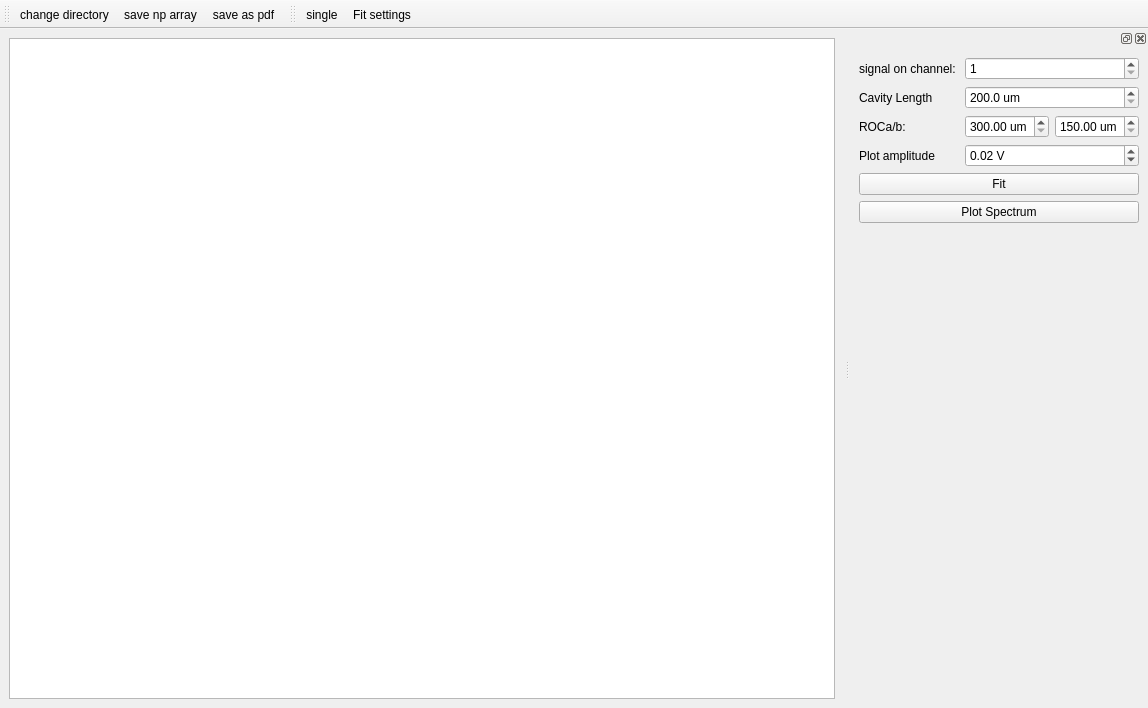
<?xml version="1.0" encoding="UTF-8"?>
<ui version="4.0">
 <class>FinesseMeasurement</class>
 <widget class="QMainWindow" name="FinesseMeasurement">
  <property name="geometry">
   <rect>
    <x>0</x>
    <y>0</y>
    <width>1148</width>
    <height>708</height>
   </rect>
  </property>
  <property name="minimumSize">
   <size>
    <width>40</width>
    <height>0</height>
   </size>
  </property>
  <property name="windowTitle">
   <string>viewcav Finesse Measurement</string>
  </property>
  <property name="layoutDirection">
   <enum>Qt::LeftToRight</enum>
  </property>
  <widget class="QWidget" name="centralwidget">
   <layout class="QVBoxLayout" name="verticalLayout">
    <item>
     <widget class="PlotWidget" name="trace_PlotWidget"/>
    </item>
   </layout>
  </widget>
  <widget class="QToolBar" name="analysis_ToolBar">
   <property name="windowTitle">
    <string>SaveOpenToolbar</string>
   </property>
   <property name="layoutDirection">
    <enum>Qt::LeftToRight</enum>
   </property>
   <property name="iconSize">
    <size>
     <width>30</width>
     <height>24</height>
    </size>
   </property>
   <property name="toolButtonStyle">
    <enum>Qt::ToolButtonTextUnderIcon</enum>
   </property>
   <attribute name="toolBarArea">
    <enum>TopToolBarArea</enum>
   </attribute>
   <attribute name="toolBarBreak">
    <bool>false</bool>
   </attribute>
   <addaction name="action_open"/>
   <addaction name="action_save"/>
   <addaction name="action_save_as_pdf"/>
  </widget>
  <widget class="QToolBar" name="control_ToolBar">
   <property name="windowTitle">
    <string>Fits Control Bar</string>
   </property>
   <property name="iconSize">
    <size>
     <width>30</width>
     <height>24</height>
    </size>
   </property>
   <property name="toolButtonStyle">
    <enum>Qt::ToolButtonTextUnderIcon</enum>
   </property>
   <attribute name="toolBarArea">
    <enum>TopToolBarArea</enum>
   </attribute>
   <attribute name="toolBarBreak">
    <bool>false</bool>
   </attribute>
   <addaction name="action_single"/>
   <addaction name="actionFit_settings"/>
  </widget>
  <widget class="QDockWidget" name="dockWidget">
   <attribute name="dockWidgetArea">
    <number>2</number>
   </attribute>
   <widget class="QWidget" name="dockWidgetContents">
    <layout class="QFormLayout" name="formLayout">
     <item row="0" column="0">
      <widget class="QLabel" name="label_9">
       <property name="text">
        <string>signal on channel: </string>
       </property>
      </widget>
     </item>
     <item row="0" column="1">
      <widget class="QSpinBox" name="channel_spinBox">
       <property name="minimum">
        <number>1</number>
       </property>
       <property name="maximum">
        <number>4</number>
       </property>
       <property name="value">
        <number>1</number>
       </property>
      </widget>
     </item>
     <item row="1" column="0">
      <widget class="QLabel" name="label">
       <property name="text">
        <string>Cavity Length</string>
       </property>
      </widget>
     </item>
     <item row="2" column="0">
      <widget class="QLabel" name="label_2">
       <property name="text">
        <string>ROCa/b:</string>
       </property>
      </widget>
     </item>
     <item row="2" column="1">
      <layout class="QHBoxLayout" name="horizontalLayout">
       <item>
        <widget class="QDoubleSpinBox" name="ROCa_doubleSpinBox">
         <property name="suffix">
          <string> um</string>
         </property>
         <property name="minimum">
          <double>300.000000000000000</double>
         </property>
         <property name="maximum">
          <double>600.000000000000000</double>
         </property>
         <property name="singleStep">
          <double>0.100000000000000</double>
         </property>
        </widget>
       </item>
       <item>
        <widget class="QDoubleSpinBox" name="ROCb_doubleSpinBox">
         <property name="prefix">
          <string/>
         </property>
         <property name="suffix">
          <string> um</string>
         </property>
         <property name="minimum">
          <double>150.000000000000000</double>
         </property>
         <property name="maximum">
          <double>350.000000000000000</double>
         </property>
         <property name="singleStep">
          <double>0.100000000000000</double>
         </property>
        </widget>
       </item>
      </layout>
     </item>
     <item row="5" column="0" colspan="2">
      <widget class="QPushButton" name="PlotSpectrum_PushButton">
       <property name="minimumSize">
        <size>
         <width>20</width>
         <height>0</height>
        </size>
       </property>
       <property name="text">
        <string>Plot Spectrum</string>
       </property>
      </widget>
     </item>
     <item row="4" column="0" colspan="2">
      <widget class="QPushButton" name="do_fit_PushButton">
       <property name="text">
        <string>Fit</string>
       </property>
      </widget>
     </item>
     <item row="3" column="0">
      <widget class="QLabel" name="label_3">
       <property name="text">
        <string>Plot amplitude</string>
       </property>
      </widget>
     </item>
     <item row="3" column="1">
      <widget class="QDoubleSpinBox" name="doubleSpinBox_ampscale">
       <property name="suffix">
        <string> V</string>
       </property>
       <property name="singleStep">
        <double>0.010000000000000</double>
       </property>
       <property name="value">
        <double>0.020000000000000</double>
       </property>
      </widget>
     </item>
     <item row="1" column="1">
      <widget class="QDoubleSpinBox" name="length_doubleSpinBox">
       <property name="suffix">
        <string> um</string>
       </property>
       <property name="decimals">
        <number>1</number>
       </property>
       <property name="minimum">
        <double>200.000000000000000</double>
       </property>
       <property name="maximum">
        <double>700.000000000000000</double>
       </property>
       <property name="singleStep">
        <double>0.100000000000000</double>
       </property>
      </widget>
     </item>
    </layout>
   </widget>
  </widget>
  <action name="action_single">
   <property name="checked">
    <bool>false</bool>
   </property>
   <property name="enabled">
    <bool>true</bool>
   </property>
   <property name="icon">
    <iconset>
     <normaloff>../../artwork/icons/CO2Theme/22x22/single.png</normaloff>../../artwork/icons/CO2Theme/22x22/single.png</iconset>
   </property>
   <property name="text">
    <string>single</string>
   </property>
   <property name="toolTip">
    <string>single</string>
   </property>
   <property name="autoRepeat">
    <bool>true</bool>
   </property>
   <property name="visible">
    <bool>true</bool>
   </property>
   <property name="shortcutVisibleInContextMenu">
    <bool>true</bool>
   </property>
  </action>
  <action name="action_save">
   <property name="icon">
    <iconset>
     <normaloff>../../artwork/icons/CO2Theme/22x22/fiber-save.png</normaloff>../../artwork/icons/CO2Theme/22x22/fiber-save.png</iconset>
   </property>
   <property name="text">
    <string>save np array</string>
   </property>
  </action>
  <action name="action_open">
   <property name="icon">
    <iconset>
     <normaloff>../../artwork/icons/CO2Theme/22x22/fiber-open.png</normaloff>../../artwork/icons/CO2Theme/22x22/fiber-open.png</iconset>
   </property>
   <property name="text">
    <string>change directory</string>
   </property>
   <property name="shortcutVisibleInContextMenu">
    <bool>true</bool>
   </property>
  </action>
  <action name="action_save_as_pdf">
   <property name="icon">
    <iconset>
     <normaloff>../../artwork/icons/CO2Theme/22x22/pdf.png</normaloff>../../artwork/icons/CO2Theme/22x22/pdf.png</iconset>
   </property>
   <property name="text">
    <string>save as pdf</string>
   </property>
  </action>
  <action name="actionFit_settings">
   <property name="icon">
    <iconset>
     <normaloff>../../artwork/icons/oxygen/22x22/configure.png</normaloff>../../artwork/icons/oxygen/22x22/configure.png</iconset>
   </property>
   <property name="text">
    <string>&amp;Fit settings</string>
   </property>
   <property name="toolTip">
    <string>fit settings</string>
   </property>
  </action>
 </widget>
 <customwidgets>
  <customwidget>
   <class>PlotWidget</class>
   <extends>QGraphicsView</extends>
   <header>pyqtgraph</header>
  </customwidget>
 </customwidgets>
 <resources/>
 <connections/>
</ui>
